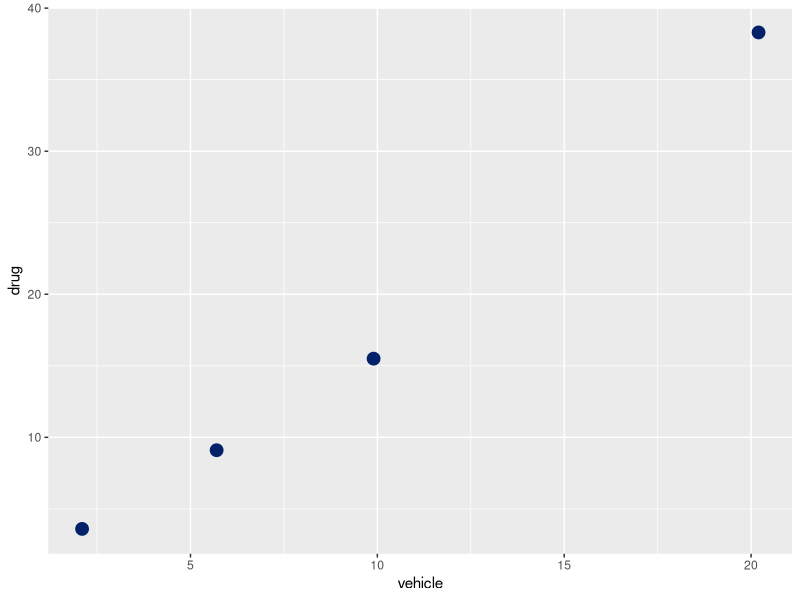
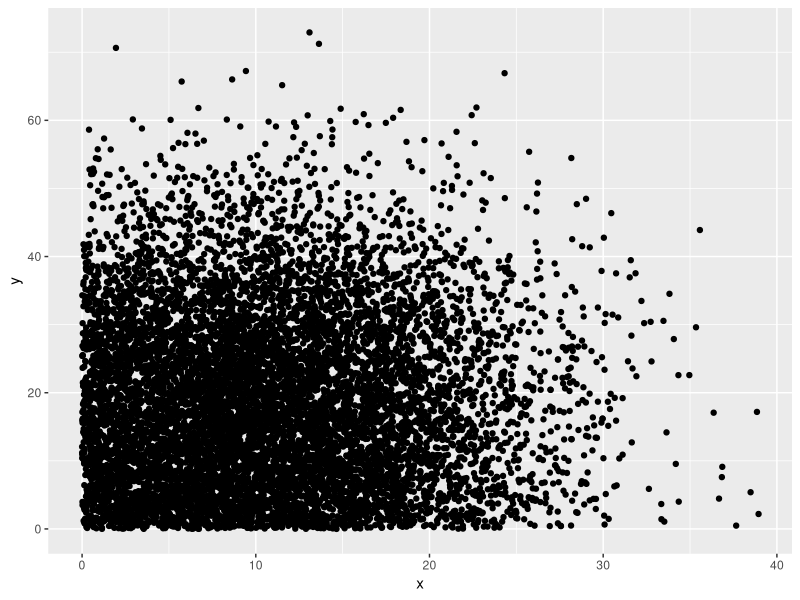
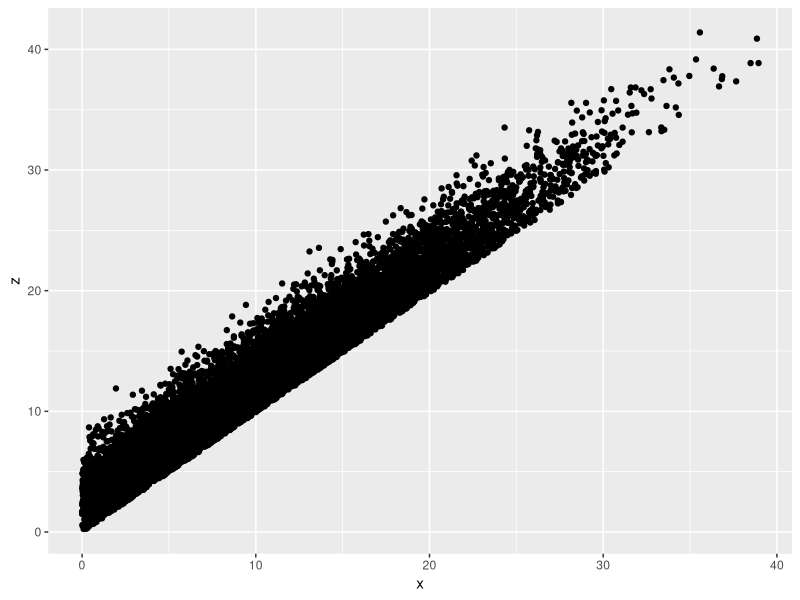
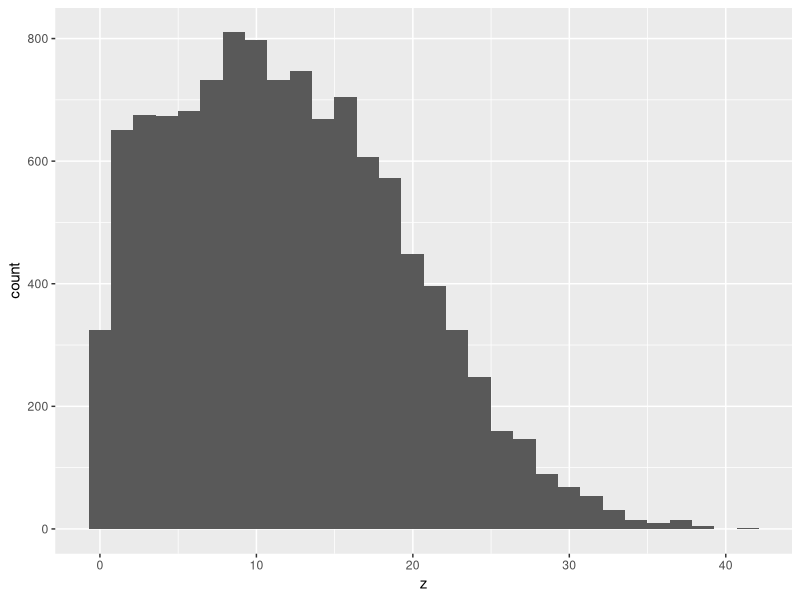
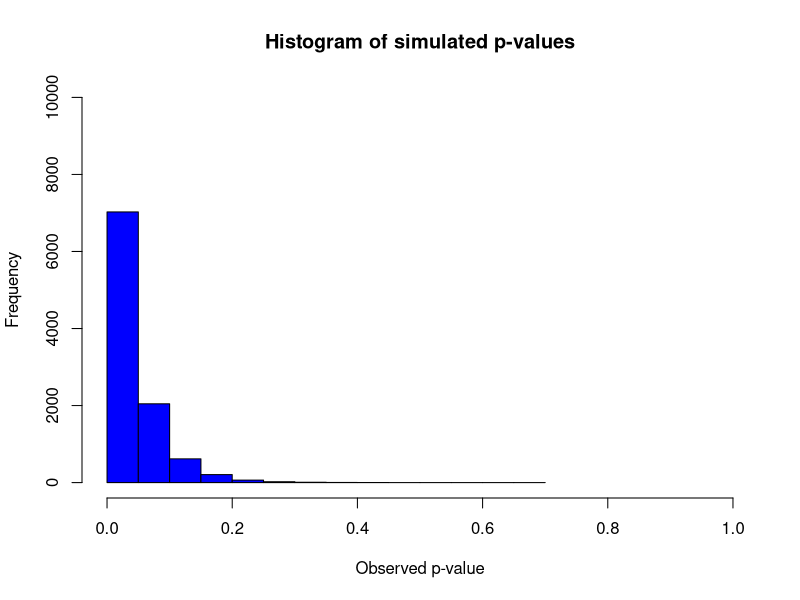

Write R code to recreate these figures, in order.
## ---- chunk 1
library(pwr)
library(tidyverse)
## ---- chunk 2
id <- c("P11", "P12", "P13", "P14")
vehicle <- c(20.2,5.7,2.1,9.9)
drug <- c(38.3, 9.1, 3.6, 15.5)

df <- data.frame(id, vehicle, drug)

knitr::kable(df, caption="NFAT-Luciferase reporter values of different replicates. P11, P12... represent different passages of a cell line.")
## ---- chunk 3
cor(df$vehicle, df$drug)
## ---- chunk 4
ggplot(df, aes(vehicle, drug))+
  geom_point(size=4, color="#012169")
## ---- chunk 5

#first simulate and view uncorrelated random variables
set.seed(1234)
x <- abs(rnorm(10000, 10, 8))
y <- abs(rnorm(10000, 17, 15))
cor(x,y)

#scatter plot the simulated vectors
ggplot(data.frame(x,y), aes(x,y))+
  geom_point()

#now convert y to z, so that it correlates to x
r=0.99
k<- sqrt(1-r^2)
z <- r*x+k*y

#confirm the correlation
ggplot(data.frame(x,z), aes(x,z))+
  geom_point()
cor(x, z)

#explore the distribution of z
ggplot(data.frame(x,z))+
  geom_histogram(aes(z))+
  geom_histogram(aes(x))
## ---- chunk 6

#Initial Parameters
# sample A intial true parameters
nA <- 3
meanA <- 1.5
sdA <- 0.5

# sample B intial true parameters
nB <- 3
meanB <- 2.0
sdB <- 0.5

alpha <- 0.05
nSims <- 10000 #number of simulated experiments
p <-numeric(nSims) #set up empty container for all simulated p-values

# correlation coefficient
r <- 0.8

# the monte carlo function

for(i in 1:nSims){ #for each simulated experiment
  x<-rnorm(n = nA, mean = meanA, sd = sdA) #produce n simulated participants
  #with mean and SD
  y<-rnorm(n = nB, mean = meanB, sd = sdB) #produce n simulated participants
  #with mean and SD
  #correlated
  w <- r*x+sqrt(1-r^2)*y
  z<-t.test(x,w, paired=T) #perform the t-test
  p[i]<-z$p.value #get the p-value and store it
}

# the output

hits <- length(which(p < alpha));hits
power <- hits/nSims;power
#now plot the histogram
#main="Histogram of p-values under the null",
hist(p, col = "blue", ylim = c(0, 10000), xlim = c(0.0, 1.0), main ="Histogram of simulated p-values", xlab=("Observed p-value"))
